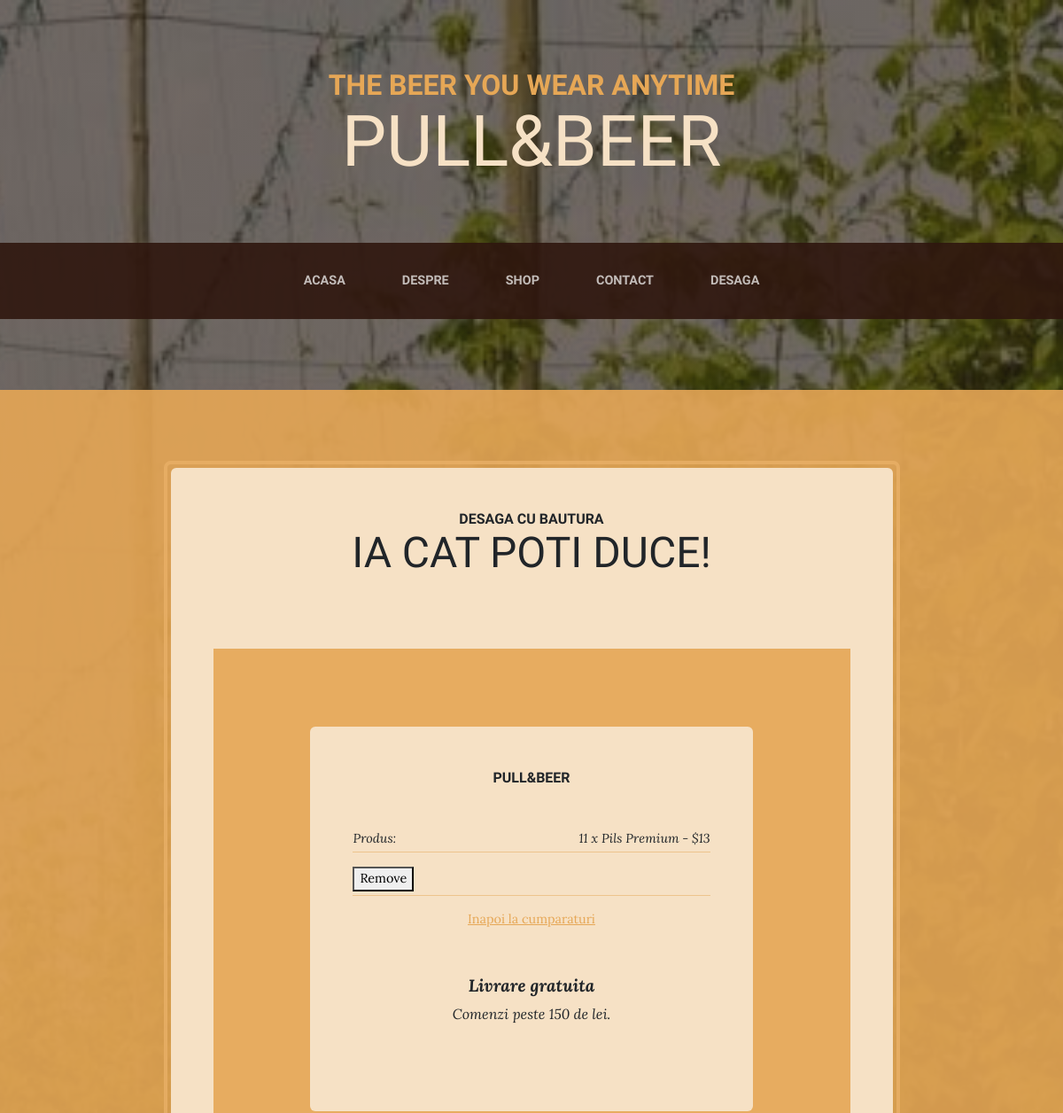
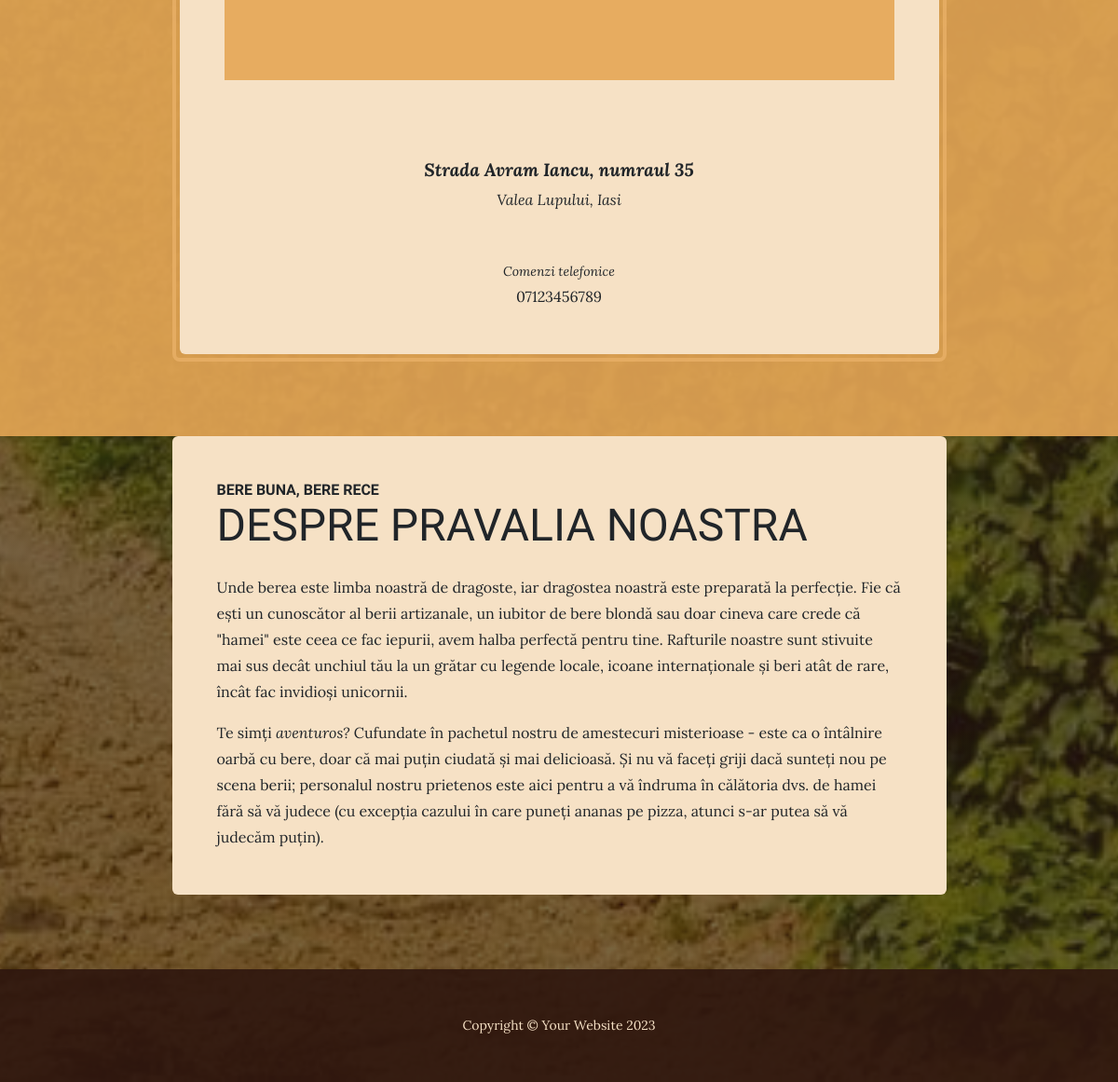
The page /cart on the database its author committed (2 pictures, top to bottom).
### shop/models.py (models this page shows, shortened)
class Cart(models.Model):
    product = models.ForeignKey(BeerTypes, on_delete=models.CASCADE)
    quantity = models.PositiveIntegerField(default=1)

class BeerTypes(models.Model):
    name = models.CharField(max_length=100)
    category = models.CharField(max_length=150, choices=CATEGORIES)
    price = models.CharField(max_length=150)
    quantity = models.CharField(max_length=150)
    alcohol_level = models.CharField(max_length=100)
    description = models.CharField(max_length=200)
    in_stock = models.BooleanField(default=True)
    image_cover = models.CharField(max_length=150, default='')

### shop/views.py (the view)
# urls.py: path('cart', views.cart_details, name='cart'),
def cart_details(request):
    cart_items = Cart.objects.all()
    return render(request, 'shop/cart_details.html', {'cart_items': cart_items})

### shop/templates/shop/cart_details.html (shortened to what this page needs)
{% load static %}
<!DOCTYPE html>
<html lang="en">
    <head>
        <link href="{% static 'shop/css/styles.css' %}" rel="stylesheet" />
    </head>
    <body>
        <header>
            <h1 class="site-heading text-center text-faded d-none d-lg-block">
                <span class="site-heading-upper text-primary mb-3">The beer you wear anytime</span>
                <span class="site-heading-lower">Pull&Beer</span>
            </h1>
        </header>
        <nav class="navbar navbar-expand-lg navbar-dark py-lg-4" id="mainNav">
            <div class="container">
                <div class="collapse navbar-collapse" id="navbarSupportedContent">
                    <ul class="navbar-nav mx-auto">
                        <li class="nav-item px-lg-4"><a class="nav-link text-uppercase" href="/shop">Acasa</a></li>
                        <li class="nav-item px-lg-4"><a class="nav-link text-uppercase" href="#">Despre</a></li>
                        <li class="nav-item px-lg-4"><a class="nav-link text-uppercase" href="beers">Shop</a></li>
                        <li class="nav-item px-lg-4"><a class="nav-link text-uppercase" href="/contact">Contact</a></li>
                        <li class="nav-item px-lg-4"><a class="nav-link text-uppercase" href="cart">Desaga</a></li>
                    </ul>
                </div>
            </div>
        </nav>
        <section class="page-section cta">
            <div class="container">
                <div class="row">
                    <div class="col-xl-9 mx-auto">
                        <div class="cta-inner bg-faded text-center rounded">
                            <h2 class="section-heading mb-5">
                                <span class="section-heading-upper">Desaga cu bautura</span>
                                <span class="section-heading-lower">Ia cat poti duce!</span>
                            </h2>
                            <section class="page-section cta">
                                <div class="container">
                                    <div class="row">
                                        <div class="col-xl-9 mx-auto">
                                            <div class="cta-inner bg-faded text-center rounded">
                                                <h2 class="section-heading mb-5">
                                                    <span class="section-heading-upper">Pull&Beer</span>
                                                </h2>
                                                <ul class="list-unstyled list-hours mb-5 text-left mx-auto">
                                                    {% for item in cart_items %}
                                                    <li class="list-unstyled-item list-hours-item d-flex">
                                                        Produs:
                                                        <span class="ms-auto">{{ item.quantity }} x {{ item.product.name }} - ${{ item.product.price }}</span>
                                                    </li>
                                                    <li class="list-unstyled-item list-hours-item d-flex">
                                                        <form method="post" action="{% url 'remove_from_cart' item.id %}" style="display:inline;">
                                                            <button class="remove_button" type="submit">Remove</button>
                                                         </form>
                                                    {% endfor %}
                                                    </li>
                                                    <a href= "beers" class="back_shop_button">Inapoi la cumparaturi</a>
                                                </ul>
                                                <p class="address mb-5">
                                                    <em>
                                                        <strong>Livrare gratuita</strong>
                                                        <br />
                                                        Comenzi peste 150 de lei.
                                                    </em>
                                                </p>
                                            </div>
                                        </div>
                                    </div>
                                </div>
                            </section>
                            <p class="address mb-5">
                                <em>
                                    <strong>Strada Avram Iancu, numraul 35</strong>
                                    <br />
                                    Valea Lupului, Iasi
                                </em>
                            </p>
                            <p class="mb-0">
                                <small><em>Comenzi telefonice</em></small>
                                <br />
                                07123456789
                            </p>
                        </div>
                    </div>
                </div>
            </div>
        </section>
        <section class="page-section about-heading">
            <div class="container">
                <div class="about-heading-content">
                    <div class="row">
                        <div class="col-xl-9 col-lg-10 mx-auto">
                            <div class="bg-faded rounded p-5">
                                <h2 class="section-heading mb-4">
                                    <span class="section-heading-upper">Bere buna, bere rece</span>
                                    <span class="section-heading-lower">Despre pravalia noastra</span>
                                </h2>
                                <p>Unde berea este limba noastră de dragoste, iar dragostea noastră este preparată la perfecție. Fie că ești un cunoscător al berii artizanale, un iubitor de bere blondă sau doar cineva care crede că "hamei" este ceea ce fac iepurii, avem halba perfectă pentru tine. Rafturile noastre sunt stivuite mai sus decât unchiul tău la un grătar cu legende locale, icoane internaționale și beri atât de rare, încât fac invidioși unicornii.
                                </p>
                                <p class="mb-0">
                                    Te simți
                                    <em>aventuros?</em>
                                    Cufundate în pachetul nostru de amestecuri misterioase - este ca o întâlnire oarbă cu bere, doar că mai puțin ciudată și mai delicioasă. Și nu vă faceți griji dacă sunteți nou pe scena berii; personalul nostru prietenos este aici pentru a vă îndruma în călătoria dvs. de hamei fără să vă judece (cu excepția cazului în care puneți ananas pe pizza, atunci s-ar putea să vă judecăm puțin).
                                </p>
                            </div>
                        </div>
                    </div>
                </div>
            </div>
        </section>
        <footer class="footer text-faded text-center py-5">
            <div class="container"><p class="m-0 small">Copyright &copy; Your Website 2023</p></div>
        </footer>
    </body>
</html>

### rows shown on the page
Cart: quantity "11", product.name "Pils Premium", product.price "13"
